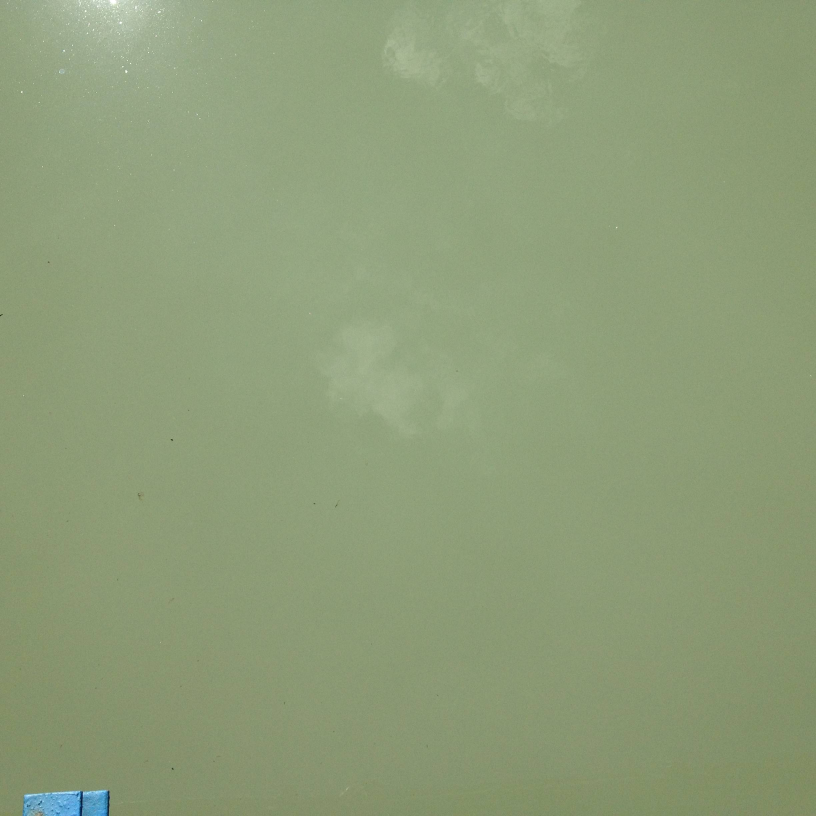
#> input picture assets/images/test-2.jpg, 2448 x 2448 px (shown at 1/3 size)
$ python image_average.py   (Python 2 division)
#> lines starting #> are read from the running program, lines starting #| are printed output that depends on the picture
# process image to extract color
# given a file name, return a HEX value

# make a dict of:
# timestamp, filename, HEX value

import Image
import numpy
import webcolors

desired_size = 500

im = Image.open('./assets/images/test-2.jpg')
#> im is the input picture: PIL image 2448x2448 RGB; mean R, G, B 142.1, 157.3, 120.4
smaller_img = im.resize((desired_size,desired_size))
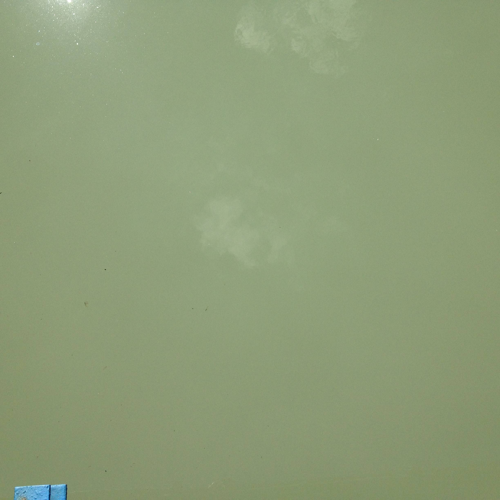
#> smaller_img: PIL image 500x500 RGB; mean R, G, B 142.1, 157.3, 120.4
size = smaller_img.size[0]
#> size = 500

pix = smaller_img.load()

all_rgb_values = []

for x in range(0,size):
    for y in range(0,size):
        all_rgb_values.append(pix[x,y])
#> after the loop, all_rgb_values = 250000 items

red_list = []
green_list = []
blue_list = []

for index in range(0,size):
    red_list.append(all_rgb_values[index][0])
    green_list.append(all_rgb_values[index][1])
    blue_list.append(all_rgb_values[index][2])
#> after the loop, blue_list = 500 values, max 133 at index 2, min 65 at index 193, mean 114.2; green_list = 500 values, max 166 at index 11, min 100 at index 193, mean 151.7; red_list = 500 values, max 150 at index 11, min 86 at index 193, mean 137.8

red_avg = numpy.mean(red_list)
#> red_avg = 137.8
green_avg = numpy.mean(green_list)
#> green_avg = 151.7
blue_avg = numpy.mean(blue_list)
#> blue_avg = 114.2

average_color = (int(red_avg), int(green_avg), int(blue_avg))
#> average_color = (137, 151, 114)

print webcolors.rgb_to_hex(average_color)
#| #899772

$ run again, with assets/images/test.jpg copied over assets/images/test-2.jpg
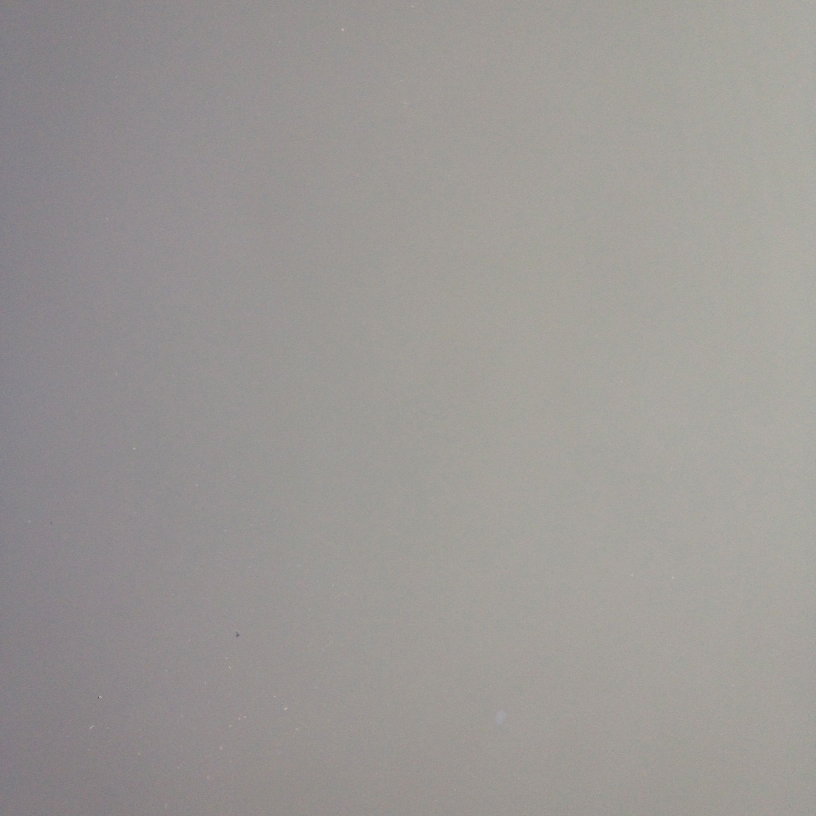
#> input picture assets/images/test.jpg, 2448 x 2448 px (shown at 1/3 size)
#> im is the input picture: PIL image 2448x2448 RGB; mean R, G, B 155.4, 152.1, 149.6
#> `smaller_img = im.resize((desired_size,desired_size))`:
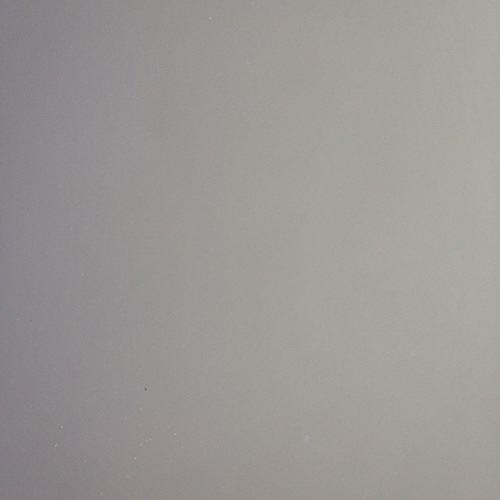
#> smaller_img: PIL image 500x500 RGB; mean R, G, B 155.4, 152.1, 149.6
#> after the loop `for x in range(0,size):`: all_rgb_values = 250000 items
#> after the loop `for index in range(0,size):`: blue_list = 500 values, max 142 at index 284, min 125 at index 483, mean 134.1; green_list = 500 values, max 135 at index 237, min 120 at index 456, mean 128.1; red_list = 500 values, max 140 at index 190, min 121 at index 483, mean 132.1
#> red_avg = 132.1
#> green_avg = 128.1
#> blue_avg = 134.1
#> average_color = (132, 128, 134)
#| #848086
